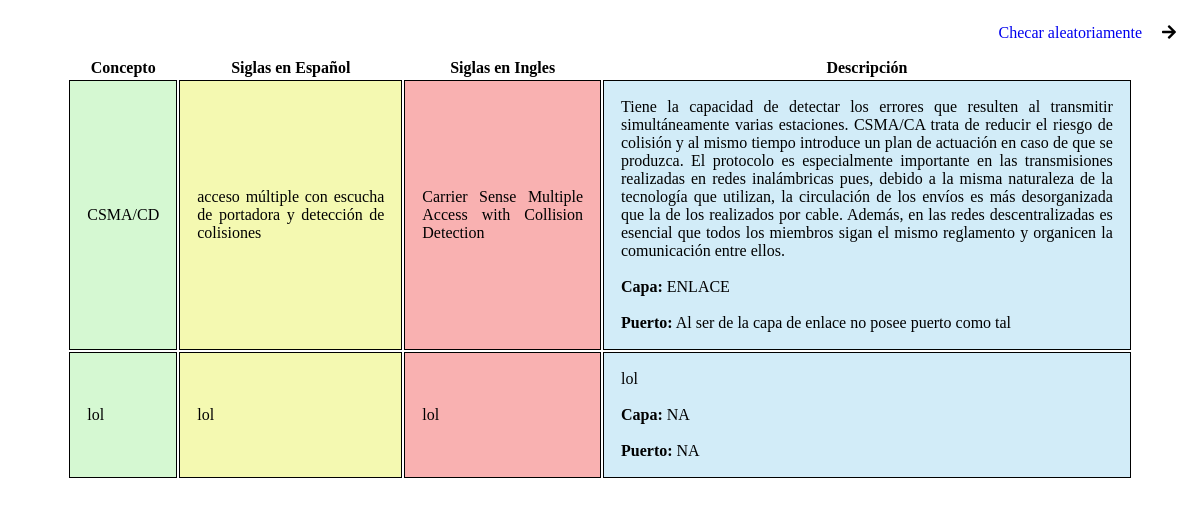
The page / on the database its author committed.
### info/models.py (models this page shows, shortened)
class info_chart(models.Model):
    concept_number=models.IntegerField(default=0)
    concepto=models.CharField(max_length=200)
    sig_en=models.CharField(max_length=200)
    sig_es=models.CharField(max_length=200)
    capa=models.CharField(max_length=200, default="NA")
    puerto=models.CharField(max_length=200, default="NA")
    description= models.TextField()

### info/views.py (the view)
# urls.py: path('',views.index, name="index"),
def index(request):
    informacion=info_chart.objects.all()
    return render(request,"info/index.html",{"conceptos":informacion})

### info/templates/info/index.html (shortened to what this page needs)
{% load static %}
<!DOCTYPE html>
<html lang="en">
<head>
     <link rel="stylesheet" href="https://use.fontawesome.com/releases/v5.7.2/css/all.css">
    <link type="text/css" rel="stylesheet" href="{% static 'css/tabla.css' %}"/>
</head>
<nav>
    <div style="text-align:right;"><a href="aleatory.html" style="text-decoration:none">Checar aleatoriamente</a> <p class="fas fa-arrow-right"></p></div>
</nav>
<section>
<body>
    <table>
        <tr>
            <th>Concepto</th>
            <th>Siglas en Español</th>
            <th>Siglas en Ingles</th>
            <th>Descripción</th>
        </tr>
    {%for info in conceptos%}
       <tr>
           <td class="concepto"><p>{{info.concepto}}</p></td>
            <td class="ingles"><p>{{info.sig_en}}</p></td>
           <td class="espanol"><p>{{info.sig_es}}</p></td>
           <td class="des"><p>{{info.description}} <br/><br/> <B>Capa:</B> {{info.capa}}<br/><br/> <B>Puerto:</B> {{info.puerto}}<br/></p></td>
       </tr>
    {%endfor%}
    </table>
</section>
</body>
</html>

### info/static/css/tabla.css (style rules this page uses)
table { margin:auto; width:90%; }
td { border:1px solid black; }
p { text-align:justify; margin-left:1em; margin-right:1em; }
.concepto { width:10%; background-color:#d5f8d2; }
.ingles { background-color:#f4f9b1; }
.espanol { background-color:#f9b1b1; }
.des { width:50%; background-color:#d2ecf8; }

### rows shown on the page
info_chart: concepto "CSMA/CD", sig_en "acceso múltiple con escucha de portadora y detección de colisiones", sig_es "Carrier Sense Multiple Access with Collision Detection", description "Tiene la capacidad de detectar los errores que resulten al transmitir simultáneamente varias estaciones. CSMA/CA trata de reducir el riesgo de colisión y al mismo tiempo introduce un plan de actuación en caso de que se produzca. El protocolo es especialmente importante en las transmisiones realizadas en redes inalámbricas pues, debido a la misma naturaleza de la tecnología que utilizan, la circulación de los envíos es más desorganizada que la de los realizados por cable. Además, en las redes descentralizadas es esencial que todos los miembros sigan el mismo reglamento y organicen la comunicación entre ellos.", capa "ENLACE", puerto "Al ser de la capa de enlace no posee puerto como tal"
info_chart: concepto "lol", sig_en "lol", sig_es "lol", description "lol", capa "NA", puerto "NA"
